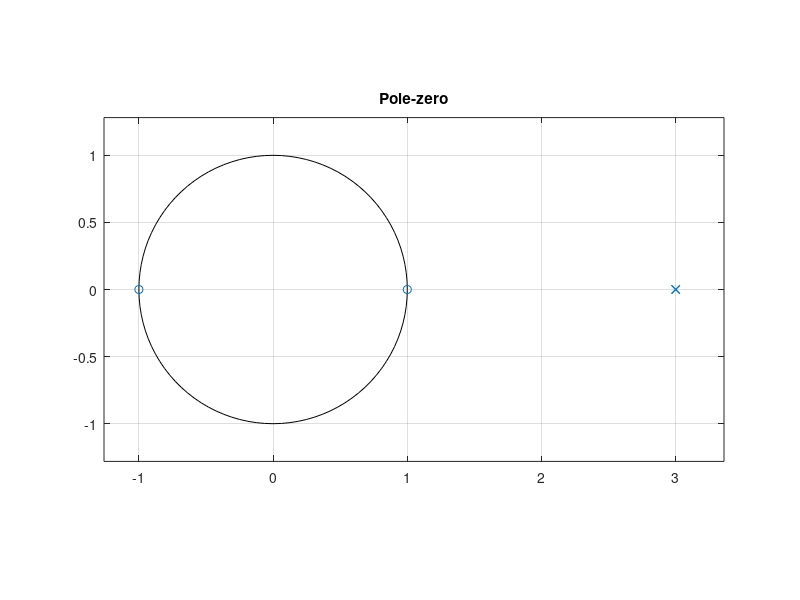
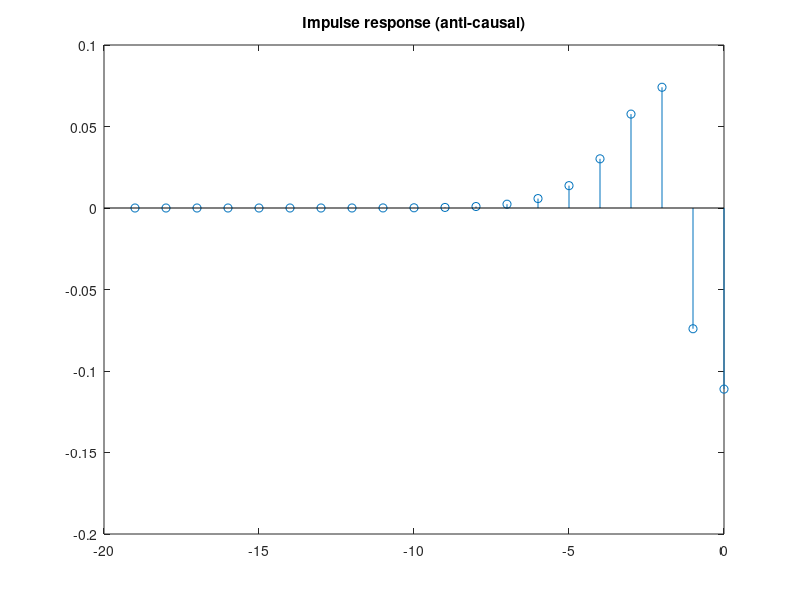
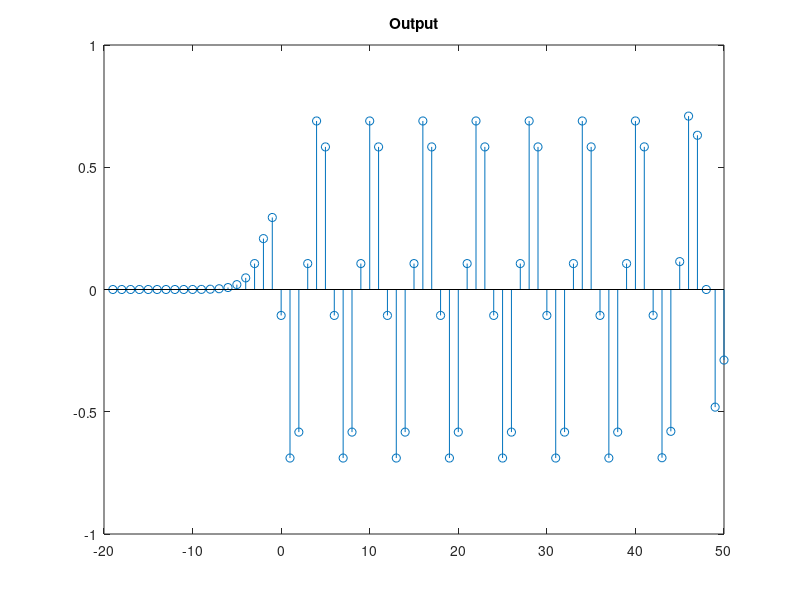

MATLAB code to generate these figures, in order:
clc; clear; close all;
% divide num & den by z^2: H = (1 - z^-2)/(1 - 6z^-1 + 9z^-2)
b = [1 0 -1]; a = [1 -6 9];
disp('y[n] - 6y[n-1] + 9y[n-2] = x[n] - x[n-2]'); % (b)
zplane(b,a); title('Pole-zero'); % (c)
% (a) anti-causal: get causal h of H(1/z), then flip time
[g,m] = impz(fliplr(b),fliplr(a),20);
h = flipud(g)'; nh = -19:0; % h[n] for n<=0
figure; stem(nh,h); title('Impulse response (anti-causal)');
% (d)
n = 0:50; x = 3*sin(n*pi/3);
y = conv(x,h); ny = (n(1)+nh(1)):(n(end)+nh(end));
figure; stem(ny,y); title('Output');
% Anti-causal = ROC |z|<3, so h[n] lives at n<=0. Trick: H(1/z) is causal
% -> impz -> flip. (If your teacher accepts the causal answer: h = impz(b,a,20).)
